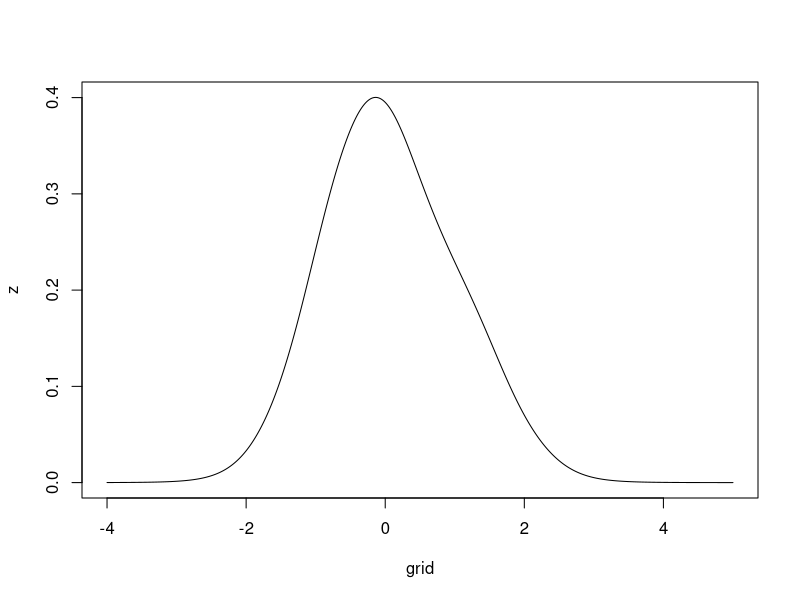
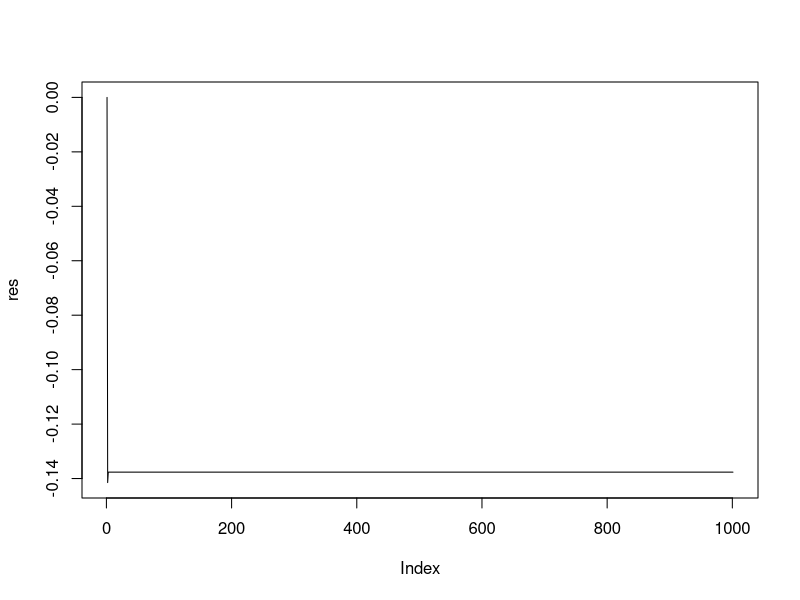
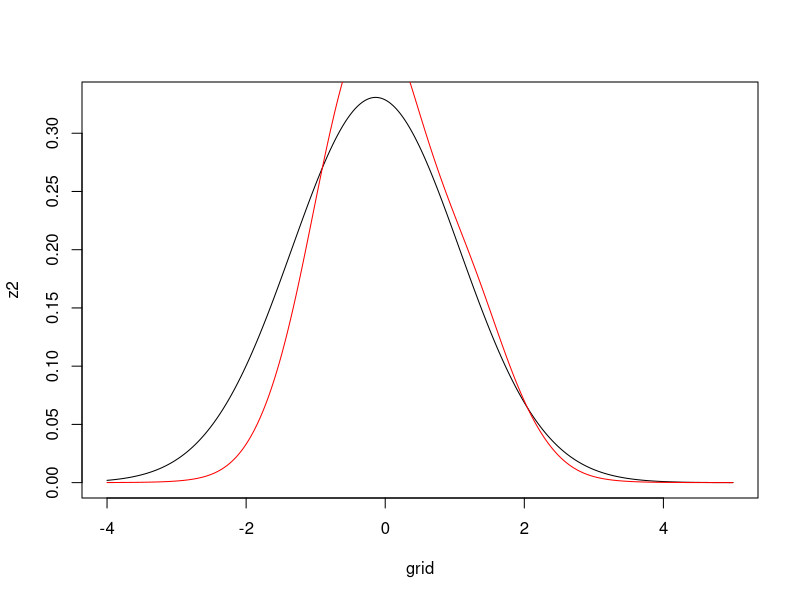

Write R code to recreate these figures, in order.
y <- c(-2, -1, 0, 1.5, 2.5)

temp <- function(theta) {
  1/pi^5/(1+(y[1]-theta)^2)/(1+(y[2]-theta)^2)/(1+(y[3]-theta)^2)/
    (1+(y[4]-theta)^2)/(1+(y[5]-theta)^2)
}
const <- integrate(temp, -100, 100)


posterior <- function(theta) {
  prod(1/pi/(1+(y-theta)^2)) / const$value
}



grid <- seq(-4, 5, .01)
z <- c()
for (x in grid) z <- c(z, posterior(x))
plot(grid, z, type='l')



d1 <- function(x) {
  sum((y-x)/(1+(y-x)^2))
}

d2 <- function(x) {
  sum(((y-x)^2-1)/(1+(y-x)^2)^2)
}

iter <- 1e3
res <- rep(0, iter)
for (i in 1:iter) {
  res[i+1] <- res[i] - d1(res[i])/d2(res[i])
}
tail(res)
plot(res, type='l')


mu <- tail(res, 1)
sig <- sqrt(-1/d2(mu))

grid <- seq(-4, 5, .01)
z2 <- c()
for (x in grid) z2 <- c(z2, dnorm(x, mean=mu, sd=sig))
plot(grid, z2, type='l')
lines(grid, z, col='red')
